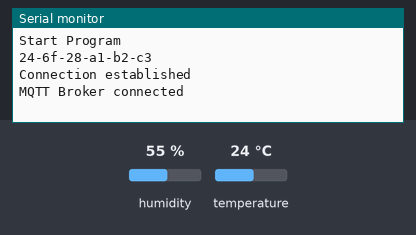
Simulated run of this sketch. Board: ESP8266 (NodeMCU). Shown: the last lines printed to the serial monitor. The inputs (shaded band) are chosen by the test bench; at power-on: humidity 55 %, temperature 24 °C. WiFi joins after 1.5 s; servers stay silent unless stated; no MQTT or app messages arrive unless stated.

Above: at 2.7 s.
2.8 s: humidity set to 22 %
At 6.3 s:
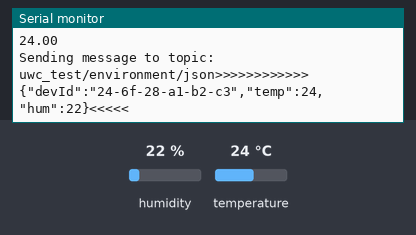
9.7 s: temperature set to 12 °C
At 11.4 s:
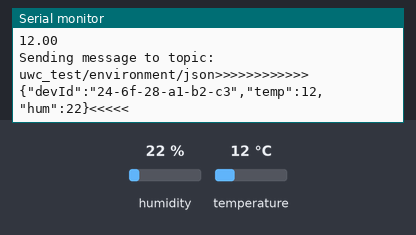
16.6 s: humidity set to 40 %
At 21.4 s:
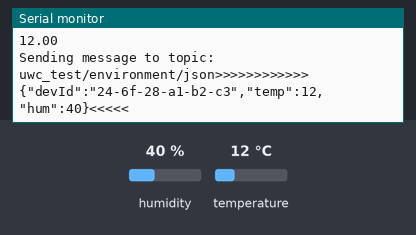

The sketch:

NodeMCU_arduino_ide_dht22.ino
```cpp
#include <WiFiManager.h> // https://github.com/tzapu/WiFiManager
#include <ArduinoJson.h>
#include <string.h>
#include <SoftwareSerial.h>
#include <DHT.h>
#include <ArduinoMqttClient.h>

#define DHTPin 5
#define DHTType DHT22
bool debug = true;

DHT dht(DHTPin, DHTType);

WiFiManager wifiManager;
WiFiClient wifiClient;
MqttClient mqttClient(wifiClient);

const char broker[] = "broker.hivemq.com"; //"test.mosquitto.org";
int        port     = 1883;
String topic_str = "uwc_test/environment";

const long interval = 5000;
unsigned long previousMillis = 0;

static byte mymac[] = { 0x00,0x00,0x00,0x00,0x00,0x00 };
String myMacAdr = "";

void wifi_reconnect() {
  if(WiFi.status() != WL_CONNECTED){
    Serial.println("Connection lost");
    while (WiFi.status() != WL_CONNECTED){
      uint8_t timeout = 8;
      while (timeout && (WiFi.status() != WL_CONNECTED)) {
        timeout--;
        if (debug) Serial.print(".");
        delay(1000);
      }
    }
    if (debug) Serial.println("Wifi connected");
  }
  if (!mqttClient.connected()) {
    while(!mqttClient.connected()){
      mqttClient.connect(broker, port);
      uint8_t timeout = 8;
      while (timeout && (!mqttClient.connected())){
        timeout--;
        if (debug) Serial.print(".");
        delay(1000);
      }
    }
    if (debug) Serial.println("MQTT Broker connected");
  }
}


void setup() {
  if (debug) {
    Serial.begin(115200);
    while (!Serial) {;}
    Serial.println("Start Program");
  }

  WiFi.macAddress(mymac);
  for (byte i = 0; i < 6; ++i) {
    myMacAdr = myMacAdr + String(mymac[i], HEX);
    if (i < 5) myMacAdr = myMacAdr + '-';
  }
  if (debug) {Serial.println(myMacAdr);}

  wifiManager.setConfigPortalTimeout(180);
  if(!wifiManager.autoConnect("NodeMCU-1")) {
    if (debug) Serial.println("failed to connect and hit timeout");
    delay(3000);
    //reset and try again, or maybe put it to deep sleep
    ESP.restart();
    delay(5000);
  } else {
    if (debug) Serial.println("Connection established");
  }

  WiFi.setAutoReconnect(true);
  WiFi.persistent(true);

  dht.begin();

}


String myInput  = "";
void loop() {
  wifi_reconnect();
  mqttClient.poll();
  unsigned long currentMillis = millis();

  if (currentMillis - previousMillis >= interval) {
    // save the last time a message was sent
    previousMillis = currentMillis;

    float newT = dht.readTemperature();
    float newH = dht.readHumidity();
    Serial.println(newT);


    myInput  = "";
    StaticJsonDocument<2000> doc;

    doc["devId"] = myMacAdr;
    doc["temp"] = newT;
    doc["hum"] = newH;

    String tempStr = String(doc["temp"]);
    String humStr = String(doc["hum"]);

    //yyyy-mm-dd hh:mm:ss
    //char buffer[19];
    //sprintf(buffer, "%d-%02d-%02d %02d:%02d:%02d", gps.date.year(), gps.date.month(),gps.date.day(),gps.time.hour()+2, gps.time.minute(), gps.time.second());
    //doc["tstamp"] = String(buffer);

    serializeJson(doc, myInput);


    if (debug) {
        Serial.print("Sending message to topic: ");
        Serial.print(topic_str + "/json");
        Serial.print(">>>>>>>>>>>> ");
        Serial.print(myInput);
        Serial.println("<<<<<");
    }
    mqttClient.beginMessage(topic_str + "/json");
    mqttClient.print(myInput);
    mqttClient.endMessage();

    //in addition plain values without json
    mqttClient.beginMessage(topic_str + "/"+ myMacAdr + "/temp");
    mqttClient.print(tempStr);
    mqttClient.endMessage();

    mqttClient.beginMessage(topic_str + "/"+ myMacAdr + "/hum");
    mqttClient.print(humStr);
    mqttClient.endMessage();

  }


}
```

Measured:
- after the input at 2.8 s, the serial monitor: prints a new line after 2.2 s (image 1)
- after the input at 9.7 s, the serial monitor: prints a new line after 0.31 s (image 2)
- after the input at 16.6 s, the serial monitor: prints a new line after 3.4 s (image 3)
